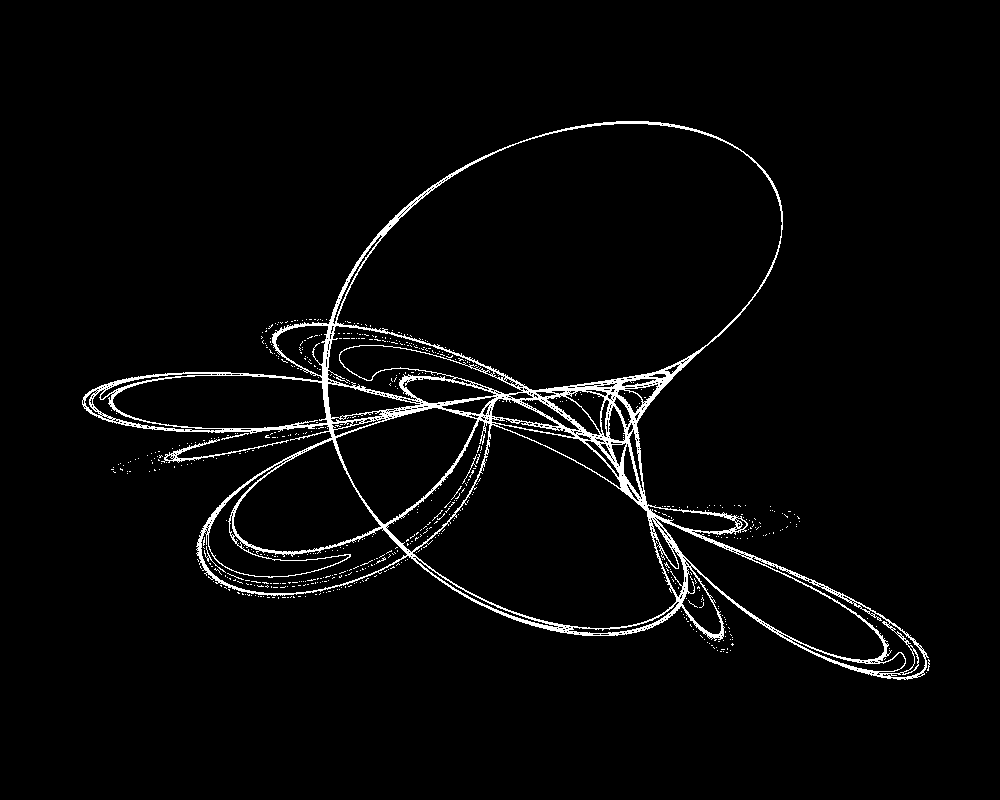

Write the Julia code that produced this figure.
using Images
function calc()
    width, height = 1000, 800
    img = zeros(height,width)
    a = .9
    b = -.6013
    c = 2.
    d = .8
    x = -.72
    y = -.64
    for i in 1:1000000
        x, y = x ^ 2 - y ^ 2 + a * x + b * y, 2x*y + c*x + d*y    
        img[height-trunc(Int, height*(y+2)/3), trunc(Int, width*(x+1.4)/2.0)] = 1
    end
    save("tinkerbell1.png", Gray.(img))
end
@time calc()